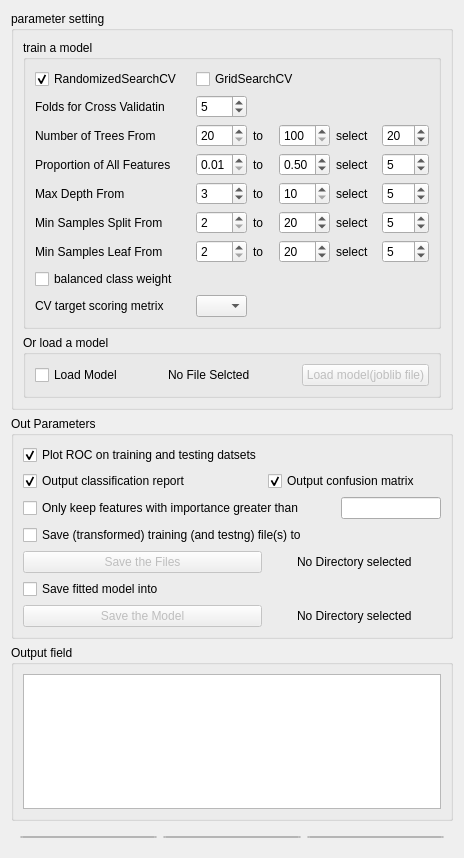
<?xml version="1.0" encoding="UTF-8"?>
<ui version="4.0">
 <class>Dialog</class>
 <widget class="QDialog" name="Dialog">
  <property name="geometry">
   <rect>
    <x>0</x>
    <y>0</y>
    <width>464</width>
    <height>858</height>
   </rect>
  </property>
  <property name="windowTitle">
   <string>Random Forest Classifier</string>
  </property>
  <layout class="QVBoxLayout" name="verticalLayout" stretch="1,1,0,0">
   <item>
    <widget class="QGroupBox" name="groupBox_1">
     <property name="title">
      <string>parameter setting</string>
     </property>
     <layout class="QVBoxLayout" name="verticalLayout_3" stretch="1,0">
      <item>
       <widget class="QGroupBox" name="groupBox">
        <property name="enabled">
         <bool>true</bool>
        </property>
        <property name="title">
         <string>train a model</string>
        </property>
        <layout class="QGridLayout" name="gridLayout">
         <item row="0" column="0">
          <widget class="QCheckBox" name="random_search_cb">
           <property name="text">
            <string>RandomizedSearchCV</string>
           </property>
           <property name="checked">
            <bool>true</bool>
           </property>
          </widget>
         </item>
         <item row="0" column="2" colspan="3">
          <widget class="QCheckBox" name="grid_search_cb">
           <property name="text">
            <string>GridSearchCV</string>
           </property>
          </widget>
         </item>
         <item row="1" column="0" colspan="2">
          <widget class="QLabel" name="label">
           <property name="toolTip">
            <string/>
           </property>
           <property name="statusTip">
            <string/>
           </property>
           <property name="styleSheet">
            <string notr="true">font-size:12px;</string>
           </property>
           <property name="text">
            <string>Folds for Cross Validatin</string>
           </property>
          </widget>
         </item>
         <item row="1" column="2">
          <widget class="QSpinBox" name="cv_folds_sp">
           <property name="maximum">
            <number>10</number>
           </property>
           <property name="value">
            <number>5</number>
           </property>
          </widget>
         </item>
         <item row="2" column="0">
          <widget class="QLabel" name="label_2">
           <property name="toolTip">
            <string>Number of trees in random forest</string>
           </property>
           <property name="statusTip">
            <string>Number of trees in random forest</string>
           </property>
           <property name="styleSheet">
            <string notr="true">font-size:12px;</string>
           </property>
           <property name="text">
            <string>Number of Trees From</string>
           </property>
          </widget>
         </item>
         <item row="2" column="2">
          <widget class="QSpinBox" name="tree_num_start_sp">
           <property name="minimum">
            <number>20</number>
           </property>
           <property name="maximum">
            <number>500</number>
           </property>
           <property name="singleStep">
            <number>50</number>
           </property>
           <property name="value">
            <number>20</number>
           </property>
          </widget>
         </item>
         <item row="2" column="3">
          <widget class="QLabel" name="label_3">
           <property name="styleSheet">
            <string notr="true">font-size:12px;</string>
           </property>
           <property name="text">
            <string>to</string>
           </property>
          </widget>
         </item>
         <item row="2" column="8">
          <widget class="QSpinBox" name="tree_num_sp">
           <property name="minimum">
            <number>2</number>
           </property>
           <property name="maximum">
            <number>100</number>
           </property>
           <property name="singleStep">
            <number>5</number>
           </property>
           <property name="value">
            <number>20</number>
           </property>
          </widget>
         </item>
         <item row="3" column="0">
          <widget class="QLabel" name="label_5">
           <property name="toolTip">
            <string>proportion of all features to consider at every split</string>
           </property>
           <property name="statusTip">
            <string>proportion of all features to consider at every split</string>
           </property>
           <property name="text">
            <string>Proportion of All Features</string>
           </property>
          </widget>
         </item>
         <item row="3" column="3">
          <widget class="QLabel" name="label_7">
           <property name="styleSheet">
            <string notr="true">font-size:12px;</string>
           </property>
           <property name="text">
            <string>to</string>
           </property>
          </widget>
         </item>
         <item row="3" column="8">
          <widget class="QSpinBox" name="feature_prop_num_sp">
           <property name="minimum">
            <number>2</number>
           </property>
           <property name="maximum">
            <number>100</number>
           </property>
           <property name="singleStep">
            <number>5</number>
           </property>
           <property name="value">
            <number>5</number>
           </property>
          </widget>
         </item>
         <item row="4" column="0">
          <widget class="QLabel" name="label_6">
           <property name="toolTip">
            <string>Maximum number of levels in tree</string>
           </property>
           <property name="statusTip">
            <string>Maximum number of levels in tree</string>
           </property>
           <property name="text">
            <string>Max Depth From</string>
           </property>
          </widget>
         </item>
         <item row="4" column="2">
          <widget class="QSpinBox" name="max_depth_start_sp">
           <property name="toolTip">
            <string/>
           </property>
           <property name="statusTip">
            <string/>
           </property>
           <property name="minimum">
            <number>2</number>
           </property>
           <property name="maximum">
            <number>200</number>
           </property>
           <property name="singleStep">
            <number>10</number>
           </property>
           <property name="value">
            <number>3</number>
           </property>
          </widget>
         </item>
         <item row="4" column="3">
          <widget class="QLabel" name="label_20">
           <property name="styleSheet">
            <string notr="true">font-size:12px;</string>
           </property>
           <property name="text">
            <string>to</string>
           </property>
          </widget>
         </item>
         <item row="4" column="4" colspan="2">
          <widget class="QSpinBox" name="max_depth_end_sp">
           <property name="minimum">
            <number>10</number>
           </property>
           <property name="maximum">
            <number>200</number>
           </property>
           <property name="singleStep">
            <number>10</number>
           </property>
           <property name="value">
            <number>10</number>
           </property>
          </widget>
         </item>
         <item row="4" column="6" colspan="2">
          <widget class="QLabel" name="label_19">
           <property name="styleSheet">
            <string notr="true">font-size:12px;</string>
           </property>
           <property name="text">
            <string>select</string>
           </property>
          </widget>
         </item>
         <item row="4" column="8">
          <widget class="QSpinBox" name="max_depth_num_sp">
           <property name="minimum">
            <number>2</number>
           </property>
           <property name="maximum">
            <number>100</number>
           </property>
           <property name="singleStep">
            <number>5</number>
           </property>
           <property name="value">
            <number>5</number>
           </property>
          </widget>
         </item>
         <item row="5" column="0">
          <widget class="QLabel" name="label_21">
           <property name="toolTip">
            <string>Maximum number of levels in tree</string>
           </property>
           <property name="statusTip">
            <string>Maximum number of levels in tree</string>
           </property>
           <property name="text">
            <string>Min Samples Split From</string>
           </property>
          </widget>
         </item>
         <item row="5" column="2">
          <widget class="QSpinBox" name="min_split_start_sp">
           <property name="toolTip">
            <string/>
           </property>
           <property name="statusTip">
            <string/>
           </property>
           <property name="minimum">
            <number>2</number>
           </property>
           <property name="maximum">
            <number>200</number>
           </property>
           <property name="singleStep">
            <number>10</number>
           </property>
           <property name="value">
            <number>2</number>
           </property>
          </widget>
         </item>
         <item row="5" column="3">
          <widget class="QLabel" name="label_22">
           <property name="styleSheet">
            <string notr="true">font-size:12px;</string>
           </property>
           <property name="text">
            <string>to</string>
           </property>
          </widget>
         </item>
         <item row="5" column="4" colspan="2">
          <widget class="QSpinBox" name="min_split_end_sp">
           <property name="minimum">
            <number>10</number>
           </property>
           <property name="maximum">
            <number>200</number>
           </property>
           <property name="singleStep">
            <number>10</number>
           </property>
           <property name="value">
            <number>20</number>
           </property>
          </widget>
         </item>
         <item row="5" column="6" colspan="2">
          <widget class="QLabel" name="label_23">
           <property name="styleSheet">
            <string notr="true">font-size:12px;</string>
           </property>
           <property name="text">
            <string>select</string>
           </property>
          </widget>
         </item>
         <item row="5" column="8">
          <widget class="QSpinBox" name="min_split_num_sp">
           <property name="minimum">
            <number>2</number>
           </property>
           <property name="maximum">
            <number>100</number>
           </property>
           <property name="singleStep">
            <number>5</number>
           </property>
           <property name="value">
            <number>5</number>
           </property>
          </widget>
         </item>
         <item row="6" column="0">
          <widget class="QLabel" name="label_38">
           <property name="toolTip">
            <string>Maximum number of levels in tree</string>
           </property>
           <property name="statusTip">
            <string>Maximum number of levels in tree</string>
           </property>
           <property name="text">
            <string>Min Samples Leaf From</string>
           </property>
          </widget>
         </item>
         <item row="6" column="2">
          <widget class="QSpinBox" name="min_leaf_start_sp">
           <property name="toolTip">
            <string/>
           </property>
           <property name="statusTip">
            <string/>
           </property>
           <property name="minimum">
            <number>2</number>
           </property>
           <property name="maximum">
            <number>200</number>
           </property>
           <property name="singleStep">
            <number>10</number>
           </property>
           <property name="value">
            <number>2</number>
           </property>
          </widget>
         </item>
         <item row="6" column="3">
          <widget class="QLabel" name="label_40">
           <property name="styleSheet">
            <string notr="true">font-size:12px;</string>
           </property>
           <property name="text">
            <string>to</string>
           </property>
          </widget>
         </item>
         <item row="6" column="4" colspan="2">
          <widget class="QSpinBox" name="min_leaf_end_sp">
           <property name="minimum">
            <number>10</number>
           </property>
           <property name="maximum">
            <number>200</number>
           </property>
           <property name="singleStep">
            <number>10</number>
           </property>
           <property name="value">
            <number>20</number>
           </property>
          </widget>
         </item>
         <item row="6" column="6" colspan="2">
          <widget class="QLabel" name="label_39">
           <property name="styleSheet">
            <string notr="true">font-size:12px;</string>
           </property>
           <property name="text">
            <string>select</string>
           </property>
          </widget>
         </item>
         <item row="6" column="8">
          <widget class="QSpinBox" name="min_leaf_num_sp">
           <property name="minimum">
            <number>2</number>
           </property>
           <property name="maximum">
            <number>100</number>
           </property>
           <property name="singleStep">
            <number>5</number>
           </property>
           <property name="value">
            <number>5</number>
           </property>
          </widget>
         </item>
         <item row="7" column="0" colspan="2">
          <widget class="QCheckBox" name="balanced_class_weight_cb">
           <property name="text">
            <string>balanced class weight</string>
           </property>
          </widget>
         </item>
         <item row="8" column="0" colspan="2">
          <widget class="QLabel" name="label_10">
           <property name="maximumSize">
            <size>
             <width>16777215</width>
             <height>20</height>
            </size>
           </property>
           <property name="text">
            <string>CV target scoring metrix</string>
           </property>
          </widget>
         </item>
         <item row="8" column="2">
          <widget class="QComboBox" name="scoring_comb">
           <item>
            <property name="text">
             <string/>
            </property>
           </item>
          </widget>
         </item>
         <item row="3" column="2">
          <widget class="QDoubleSpinBox" name="feature_prop_start_dsp">
           <property name="minimum">
            <double>0.010000000000000</double>
           </property>
           <property name="maximum">
            <double>0.900000000000000</double>
           </property>
           <property name="singleStep">
            <double>0.100000000000000</double>
           </property>
          </widget>
         </item>
         <item row="3" column="4" colspan="2">
          <widget class="QDoubleSpinBox" name="feature_prop_end_dsp">
           <property name="minimum">
            <double>0.010000000000000</double>
           </property>
           <property name="maximum">
            <double>1.000000000000000</double>
           </property>
           <property name="singleStep">
            <double>0.100000000000000</double>
           </property>
           <property name="value">
            <double>0.500000000000000</double>
           </property>
          </widget>
         </item>
         <item row="2" column="4" colspan="2">
          <widget class="QSpinBox" name="tree_end_end_sp">
           <property name="minimum">
            <number>100</number>
           </property>
           <property name="maximum">
            <number>500</number>
           </property>
           <property name="singleStep">
            <number>50</number>
           </property>
           <property name="value">
            <number>100</number>
           </property>
          </widget>
         </item>
         <item row="2" column="6">
          <widget class="QLabel" name="label_4">
           <property name="styleSheet">
            <string notr="true">font-size:12px;</string>
           </property>
           <property name="text">
            <string>select</string>
           </property>
          </widget>
         </item>
         <item row="3" column="6">
          <widget class="QLabel" name="label_9">
           <property name="styleSheet">
            <string notr="true">font-size:12px;</string>
           </property>
           <property name="text">
            <string>select</string>
           </property>
          </widget>
         </item>
        </layout>
       </widget>
      </item>
      <item>
       <widget class="QGroupBox" name="groupBox_4">
        <property name="title">
         <string>Or load a model</string>
        </property>
        <layout class="QHBoxLayout" name="horizontalLayout_2">
         <item>
          <widget class="QCheckBox" name="load_model_cb">
           <property name="enabled">
            <bool>true</bool>
           </property>
           <property name="text">
            <string>Load Model</string>
           </property>
          </widget>
         </item>
         <item alignment="Qt::AlignVCenter">
          <widget class="QLabel" name="display_model_name_label">
           <property name="styleSheet">
            <string notr="true"/>
           </property>
           <property name="text">
            <string>No File Selcted</string>
           </property>
          </widget>
         </item>
         <item>
          <widget class="Open_Model_Btn" name="open_model_btn">
           <property name="enabled">
            <bool>false</bool>
           </property>
           <property name="text">
            <string>Load model(joblib file)</string>
           </property>
          </widget>
         </item>
        </layout>
       </widget>
      </item>
     </layout>
    </widget>
   </item>
   <item>
    <widget class="QGroupBox" name="groupBox_2">
     <property name="title">
      <string>Out Parameters</string>
     </property>
     <layout class="QGridLayout" name="gridLayout_2">
      <item row="0" column="0">
       <widget class="QCheckBox" name="plot_roc_cb">
        <property name="text">
         <string>Plot ROC on training and testing datsets</string>
        </property>
        <property name="checked">
         <bool>true</bool>
        </property>
       </widget>
      </item>
      <item row="1" column="0">
       <widget class="QCheckBox" name="output_cla_rep_cb">
        <property name="text">
         <string>Output classification report</string>
        </property>
        <property name="checked">
         <bool>true</bool>
        </property>
       </widget>
      </item>
      <item row="1" column="1" colspan="2">
       <widget class="QCheckBox" name="output_confusion_cb">
        <property name="text">
         <string>Output confusion matrix</string>
        </property>
        <property name="checked">
         <bool>true</bool>
        </property>
       </widget>
      </item>
      <item row="2" column="0" colspan="2">
       <widget class="QCheckBox" name="feature_filter_cb">
        <property name="text">
         <string>Only keep features with importance greater than </string>
        </property>
       </widget>
      </item>
      <item row="3" column="0" colspan="2">
       <widget class="QCheckBox" name="save_file_cb">
        <property name="text">
         <string>Save (transformed) training (and testng) file(s) to</string>
        </property>
       </widget>
      </item>
      <item row="4" column="0">
       <widget class="Save_File_Btn" name="save_file_btn">
        <property name="enabled">
         <bool>false</bool>
        </property>
        <property name="text">
         <string>Save the Files</string>
        </property>
       </widget>
      </item>
      <item row="4" column="1" colspan="2" alignment="Qt::AlignHCenter|Qt::AlignVCenter">
       <widget class="QLabel" name="save_file_label">
        <property name="text">
         <string>No Directory selected</string>
        </property>
       </widget>
      </item>
      <item row="5" column="0">
       <widget class="QCheckBox" name="save_model_cb">
        <property name="text">
         <string>Save fitted model into</string>
        </property>
       </widget>
      </item>
      <item row="6" column="0">
       <widget class="Save_Model_Btn" name="save_model_btn">
        <property name="enabled">
         <bool>false</bool>
        </property>
        <property name="text">
         <string>Save the Model</string>
        </property>
       </widget>
      </item>
      <item row="6" column="1" colspan="2" alignment="Qt::AlignHCenter|Qt::AlignVCenter">
       <widget class="QLabel" name="save_model_label">
        <property name="text">
         <string>No Directory selected</string>
        </property>
       </widget>
      </item>
      <item row="2" column="2">
       <widget class="QLineEdit" name="feature_importance_le">
        <property name="minimumSize">
         <size>
          <width>50</width>
          <height>0</height>
         </size>
        </property>
        <property name="maximumSize">
         <size>
          <width>100</width>
          <height>16777215</height>
         </size>
        </property>
       </widget>
      </item>
     </layout>
    </widget>
   </item>
   <item>
    <widget class="QGroupBox" name="groupBox_3">
     <property name="title">
      <string>Output field</string>
     </property>
     <layout class="QVBoxLayout" name="verticalLayout_2">
      <item>
       <widget class="QTextBrowser" name="textBrowser"/>
      </item>
     </layout>
    </widget>
   </item>
   <item>
    <widget class="QWidget" name="widget" native="true">
     <property name="minimumSize">
      <size>
       <width>0</width>
       <height>20</height>
      </size>
     </property>
     <layout class="QHBoxLayout" name="horizontalLayout">
      <item>
       <widget class="QPushButton" name="apply_btn">
        <property name="text">
         <string>Apply</string>
        </property>
       </widget>
      </item>
      <item>
       <widget class="QPushButton" name="reset_btn">
        <property name="text">
         <string>Reset From Previous</string>
        </property>
       </widget>
      </item>
      <item>
       <widget class="QPushButton" name="finish_btn">
        <property name="text">
         <string>Finish</string>
        </property>
       </widget>
      </item>
     </layout>
    </widget>
   </item>
  </layout>
 </widget>
 <customwidgets>
  <customwidget>
   <class>Save_File_Btn</class>
   <extends>QPushButton</extends>
   <header>save_file_btn</header>
   <slots>
    <signal>file_path_changed()</signal>
   </slots>
  </customwidget>
  <customwidget>
   <class>Save_Model_Btn</class>
   <extends>QPushButton</extends>
   <header>save_model_btn</header>
  </customwidget>
  <customwidget>
   <class>Open_Model_Btn</class>
   <extends>QPushButton</extends>
   <header>open_model_btn</header>
  </customwidget>
 </customwidgets>
 <resources/>
 <connections>
  <connection>
   <sender>load_model_cb</sender>
   <signal>toggled(bool)</signal>
   <receiver>Dialog</receiver>
   <slot>load_model_cb_toggled_handler()</slot>
   <hints>
    <hint type="sourcelabel">
     <x>98</x>
     <y>329</y>
    </hint>
    <hint type="destinationlabel">
     <x>463</x>
     <y>409</y>
    </hint>
   </hints>
  </connection>
  <connection>
   <sender>open_model_btn</sender>
   <signal>clicked()</signal>
   <receiver>Dialog</receiver>
   <slot>open_model_btn_clicked_handler()</slot>
   <hints>
    <hint type="sourcelabel">
     <x>434</x>
     <y>333</y>
    </hint>
    <hint type="destinationlabel">
     <x>461</x>
     <y>395</y>
    </hint>
   </hints>
  </connection>
  <connection>
   <sender>save_file_cb</sender>
   <signal>toggled(bool)</signal>
   <receiver>Dialog</receiver>
   <slot>save_file_cb_toggled_handler()</slot>
   <hints>
    <hint type="sourcelabel">
     <x>159</x>
     <y>471</y>
    </hint>
    <hint type="destinationlabel">
     <x>463</x>
     <y>493</y>
    </hint>
   </hints>
  </connection>
  <connection>
   <sender>save_file_btn</sender>
   <signal>clicked()</signal>
   <receiver>Dialog</receiver>
   <slot>save_file_btn_clicked_handler()</slot>
   <hints>
    <hint type="sourcelabel">
     <x>224</x>
     <y>501</y>
    </hint>
    <hint type="destinationlabel">
     <x>463</x>
     <y>526</y>
    </hint>
   </hints>
  </connection>
  <connection>
   <sender>save_model_cb</sender>
   <signal>toggled(bool)</signal>
   <receiver>Dialog</receiver>
   <slot>save_model_cb_toggled_handler()</slot>
   <hints>
    <hint type="sourcelabel">
     <x>213</x>
     <y>524</y>
    </hint>
    <hint type="destinationlabel">
     <x>463</x>
     <y>546</y>
    </hint>
   </hints>
  </connection>
  <connection>
   <sender>save_model_btn</sender>
   <signal>clicked()</signal>
   <receiver>Dialog</receiver>
   <slot>save_model_btn_clicked_handler()</slot>
   <hints>
    <hint type="sourcelabel">
     <x>228</x>
     <y>554</y>
    </hint>
    <hint type="destinationlabel">
     <x>463</x>
     <y>571</y>
    </hint>
   </hints>
  </connection>
  <connection>
   <sender>apply_btn</sender>
   <signal>clicked()</signal>
   <receiver>Dialog</receiver>
   <slot>apply_handler()</slot>
   <hints>
    <hint type="sourcelabel">
     <x>131</x>
     <y>839</y>
    </hint>
    <hint type="destinationlabel">
     <x>463</x>
     <y>721</y>
    </hint>
   </hints>
  </connection>
  <connection>
   <sender>finish_btn</sender>
   <signal>clicked()</signal>
   <receiver>Dialog</receiver>
   <slot>finish_handler()</slot>
   <hints>
    <hint type="sourcelabel">
     <x>445</x>
     <y>839</y>
    </hint>
    <hint type="destinationlabel">
     <x>463</x>
     <y>755</y>
    </hint>
   </hints>
  </connection>
  <connection>
   <sender>feature_filter_cb</sender>
   <signal>toggled(bool)</signal>
   <receiver>Dialog</receiver>
   <slot>feature_filter_toggled_handler()</slot>
   <hints>
    <hint type="sourcelabel">
     <x>99</x>
     <y>437</y>
    </hint>
    <hint type="destinationlabel">
     <x>464</x>
     <y>350</y>
    </hint>
   </hints>
  </connection>
 </connections>
 <slots>
  <slot>apply_handler()</slot>
  <slot>finish_handler()</slot>
  <slot>load_model_cb_toggled_handler()</slot>
  <slot>open_model_btn_clicked_handler()</slot>
  <slot>save_model_cb_toggled_handler()</slot>
  <slot>save_model_btn_clicked_handler()</slot>
  <slot>save_file_btn_clicked_handler()</slot>
  <slot>save_file_cb_toggled_handler()</slot>
  <slot>feature_filter_toggled_handler()</slot>
 </slots>
</ui>
